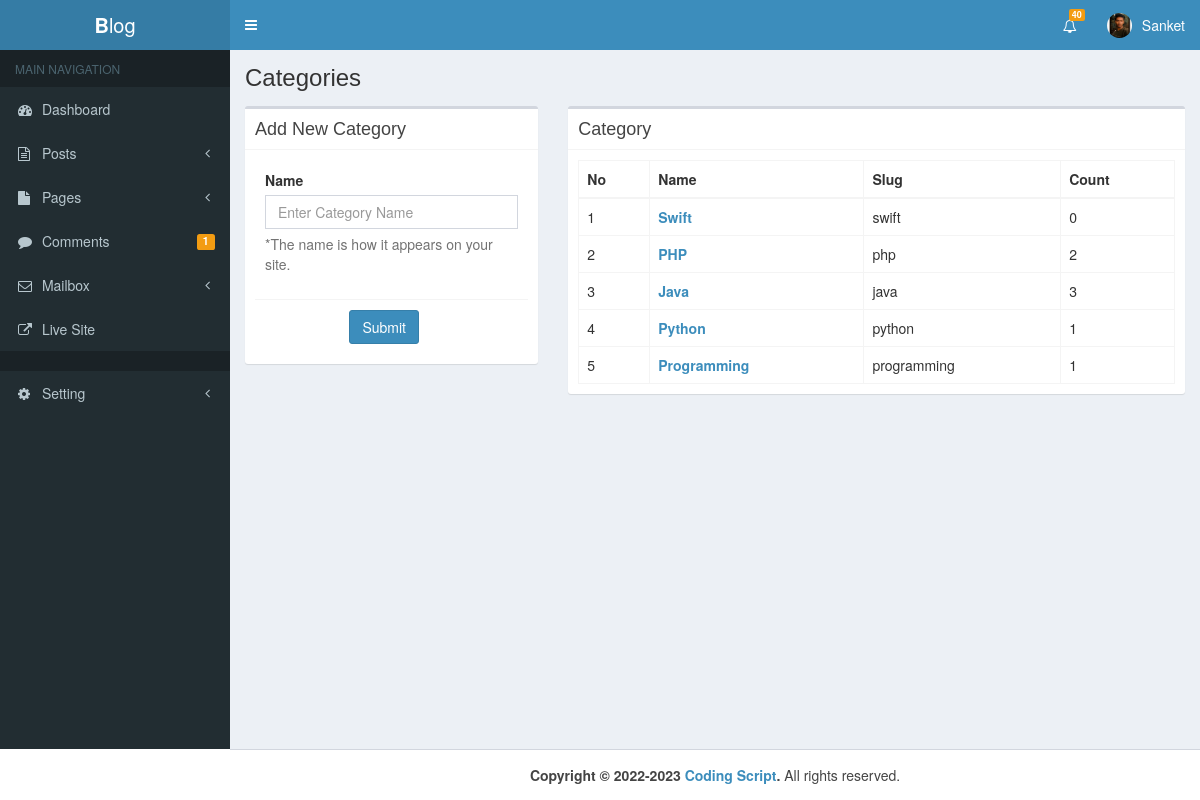
The app's page /admin/category.php (signed in) with its own data.
### tables this page shows
CREATE TABLE `user` (
  `id` int(11) NOT NULL,
  `username` varchar(100) NOT NULL,
  `email` varchar(100) NOT NULL,
  `website` varchar(100) NOT NULL,
  `fname` varchar(100) NOT NULL,
  `lname` varchar(100) NOT NULL,
  `bio` mediumtext NOT NULL,
  `detail` varchar(500) NOT NULL,
  `password` varchar(100) NOT NULL,
  `img` varchar(1000) NOT NULL,
  `registered_date` varchar(100) NOT NULL
);

CREATE TABLE `category` (
  `id` int(11) NOT NULL,
  `name` varchar(100) NOT NULL,
  `slug` varchar(100) NOT NULL
);

### admin/category.php (the view, shortened to what this page needs)
<?php
include "header.php"
?>
<body class="hold-transition skin-blue sidebar-mini">
<div class="wrapper">
  <?php include "nav.php" ?>
  <?php include "sidebar.php" ?>
  <div class="content-wrapper">
    <section class="content-header">
      <h1>
        Categories
      </h1>
    </section>
    <section class="content">
      <div class="row">
        <div class="col-md-4">
          <div class="box">
            <div class="box-header with-border">
              <h3 class="box-title">Add New Category</h3>
           </div>
           <div class="box-body">
             <div class="row">
               <div class="col-md-12">
                  <form role="form" action="category.php" method="post">
                   <div class="box-body">
                    <div class="form-group">
                      <label for="exampleInputEmail1">Name</label>
                      <input type="text" name="Category" class="form-control" id="categoryname" placeholder="Enter Category Name">
                      <span class="help-block">*The name is how it appears on your site.</span>
                    </div>
                  </div>
                  <div class="box-footer">
                    <button type="submit" name="Submit" class="btn btn-primary col-md-offset-4">Submit</button>
                  </div>
                </form>
               </div>
             </div>
           </div>
         </div>
       </div>
       <div class="col-md-8">
          <div class="box">
            <div class="box-header with-border">
              <h3 class="box-title">Category</h3>
            </div>
            <div class="box-body">
            <table class="table table-bordered table-hover">
              <thead>
                <tr>
                  <th>No</th>
                  <th>Name</th>
                  <th>Slug</th>
                  <th>Count</th>
                </tr>
              </thead>
              <tbody>
                          <?php
                            $sr = 0;
                            $sql = "SELECT * FROM category ORDER BY id DESC";
                            $result = mysqli_query($con,$sql);
                            while ($row = mysqli_fetch_array($result)) {
                            $id = $row['id'];
                            $name = $row['name'];
                            $slug = $row['slug'];
                            $sq = "SELECT count(*) as total FROM posts WHERE category_id = '$id'";
                            $res = mysqli_query($con,$sq);
                            $row = mysqli_fetch_array($res);
                            $total = $row['total'];
                            $sr++;
                          ?>
                        <tr>
                          <td><?php echo "$sr"; ?></td>
                          <td class="titleHover">
                          <a href="#">
                             <b>
                              <?php echo $name ?>
                            </b><br>
                          </a>
                          </td>
                          <td><?php echo "$slug"; ?></td>
                          <td><?php echo "$total"; ?></td>
                        </tr>
                        <?php
                            }
                        ?>
                    </tbody>
                  </table>
              </div>
            </div>
          </div>
        </div>
      </div>
     </div>
  <?php include "footer.php" ?>
</body>

### admin/nav.php (shortened to what this page needs)
<?php
$con = new mysqli("localhost","root","","blog");
$i = $_SESSION['User_Id'];
$sql = "SELECT * FROM user WHERE id = '$i'";
$result = mysqli_query($con,$sql);
$row = mysqli_fetch_array($result);
$user = $row['username'];
$img = $row['img'];
 ?>
<header class="main-header">
  <a href="index.php" class="logo">
    <span class="logo-lg"><b>B</b>log</span>
  </a>
  <nav class="navbar navbar-static-top">
      <a href="#" class="sidebar-toggle" data-toggle="push-menu" role="button">
      </a>
      <div class="navbar-custom-menu">
        <ul class="nav navbar-nav">
          <li class="dropdown notifications-menu">
           <a href="#" class="dropdown-toggle" data-toggle="dropdown">
             <i class="fa fa-bell-o"></i>
             <span class="label label-warning">40</span>
           </a>
         </li>
          <li class="dropdown user user-menu">
            <a href="#" class="dropdown-toggle" data-toggle="dropdown">
              <?php if (!empty($img)): ?>
                <img src="upload/<?php echo "$img"; ?>" class="user-image" alt="User Image">
              <?php endif; ?>
              <span class="hidden-xs"><?php echo "$user"; ?></span>
            </a>
          </li>
        </ul>
      </div>
    </nav>
</header>

### admin/assets/css/main.css (style rules this page uses)
body { min-height: 100vh; }

### records on screen
user: img (placeholder picture), username "Sanket"
category: name "Swift", slug "swift", total "0"
category: name "PHP", slug "php", total "2"
category: name "Java", slug "java", total "3"
category: name "Python", slug "python", total "1"
category: name "Programming", slug "programming", total "1"

### other values on screen
$PendingComment "1"
